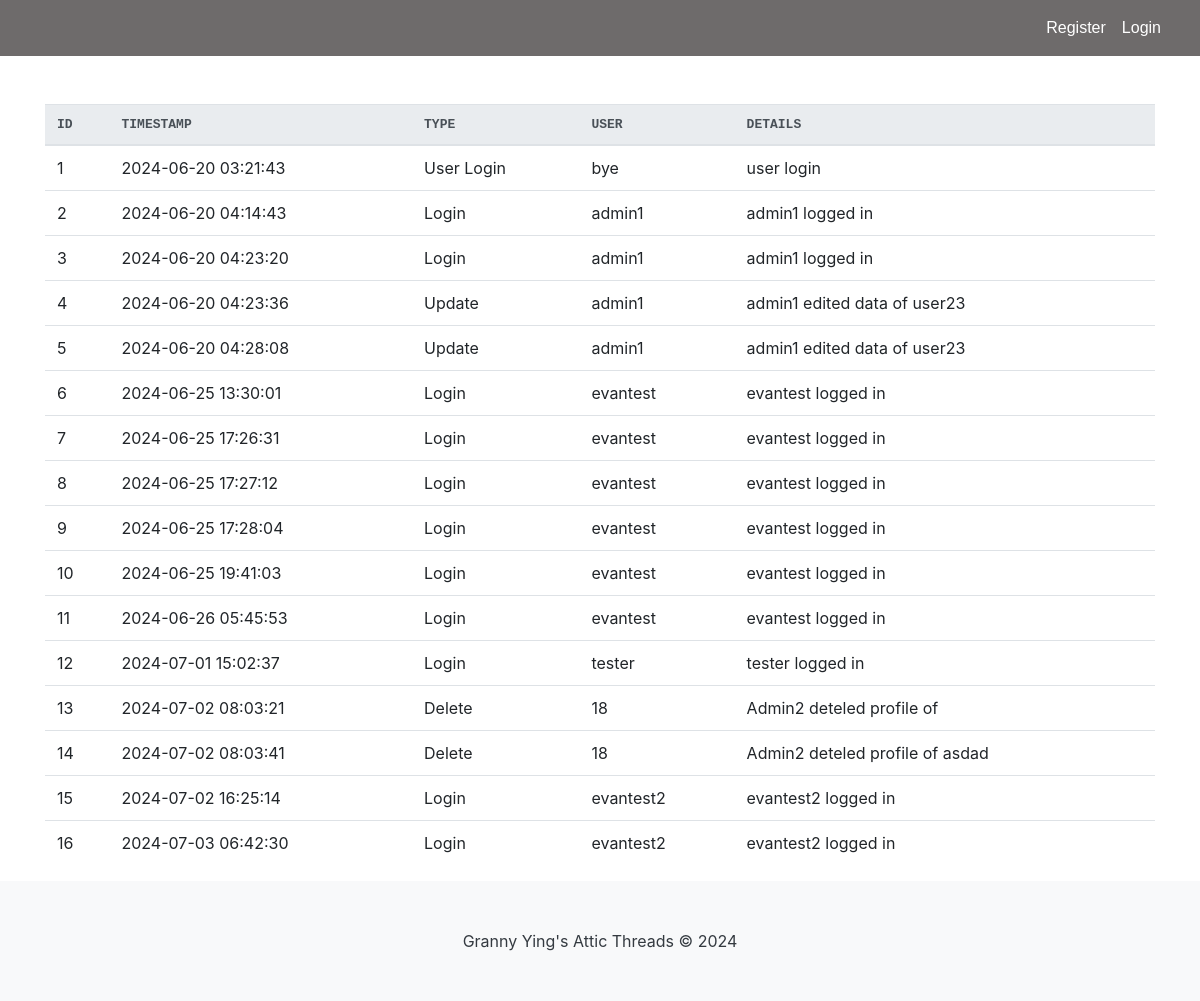
Page /logs on the committed database.
### tables this page shows
CREATE TABLE Logs (
        id INTEGER PRIMARY KEY AUTOINCREMENT,
        timestamp TEXT DEFAULT CURRENT_TIMESTAMP,
        event_type TEXT,
        user_id INTEGER,
        details TEXT
    );

### app.py (the view)
@app.route("/logs")
def logs():
    con = sqlite3.connect("database.db")
    con.row_factory = sqlite3.Row
    cur = con.cursor()
    cur.execute("SELECT * FROM Logs")
    rows = cur.fetchall()
    con.close()
    return render_template("logs.html", rows=rows)

### app.py (called while the page is built)
@app.before_request
def make_session_permanent():
    session.permanent = True
    app.permanent_session_lifetime = timedelta(hours=1)
    session.modified = True

### templates/logs.html (shortened to what this page needs)
<html lang="en">
{% include "header.html" %}
<head>
        {% block content %} -->
    {% include "navbar.html" %}
    <link rel="stylesheet" href="https://stackpath.bootstrapcdn.com/bootstrap/4.3.1/css/bootstrap.min.css">
</head>
<body>
    <div class="container mt-5">
        <table class="table table-hover">
            <thead class="thead-light">
                <tr>
                    <th>ID</th>
                    <th>Timestamp</th>
                    <th>Type</th>
                    <th>User</th>
                    <th>Details</th>
                </tr>
            </thead>
            <tbody>
                {% for row in rows %}
                <tr>
                    <td>{{ row["id"] }}</td>
                    <td>{{ row["timestamp"] }}</td>
                    <td>{{ row["event_type"] }}</td>
                    <td>{{ row["user_id"] }}</td>
                    <td>{{ row["details"] }}</td>
                </tr>
                {% endfor %}
            </tbody>
        </table>
    </div>
    {% include "footer.html" %}
</body>
</html>
{% endblock %}

### templates/header.html (shortened to what this page needs)
<head>
    <link rel="stylesheet" type="text/css" href="{{ url_for('static', filename='css/site.css')}}" />
    <link rel="stylesheet" href="https://cdn.jsdelivr.net/npm/bootstrap@4.1.3/dist/css/bootstrap.min.css">
    <link rel="stylesheet" href="https://cdn.jsdelivr.net/npm/bootstrap-select@1.13.14/dist/css/bootstrap-select.min.css">
</head>

### templates/navbar.html (shortened to what this page needs)
<nav class="navbar navbar-expand-lg">
    <div class="container justify-content-end">
        <ul class="navbar-nav ml-auto">
            {% if 'name' and 'role' in session and session['otp_verified'] %}
            <li class="nav-item">
                <span class="nav-link">Welcome, {{ session['name'] }}</span>
            </li>
            <li class="nav-item">
                <a href="{{ url_for('view_profile') }}" class="nav-link"><i class="fas fa-user"></i> My Profile</a>
            </li>
            {% if session['role'] != 'admin' %}
            <li class="nav-item">
                <a href="{{ url_for('view_cart') }}" class="nav-link">
                    <i class="fas fa-shopping-cart"></i> Cart
                </a>
            </li>
            {% endif %}
            <li class="nav-item">
                <a href="{{ url_for('logout') }}" class="nav-link">Logout</a>
            </li>
            {% else %}
            <li class="nav-item">
                <a href="{{ url_for('register') }}" class="nav-link">Register</a>
            </li>
            <li class="nav-item">
                <a href="{{ url_for('login') }}" class="nav-link">Login</a>
            </li>
            {% endif %}
        </ul>
    </div>
</nav>

### templates/footer.html
<footer class="py-5" style="margin-top: auto; background-color: #f8f9fa;">
   <div class="container text-center">
       <span class="text-dark">Granny Ying's Attic Threads &copy; 2024</span>
   </div>
</footer>

### static/css/site.css (style rules this page uses)
.navbar { background-color: rgb(110, 107, 107); font-size: 1em; font-family: 'Trebuchet MS', 'Lucida Sans Unicode', 'Lucida Grande', 'Lucida Sans', Arial, sans-serif; color: white; padding: 8px 5px; }
.navbar a { text-decoration: none; color: inherit; }
html, body { height: 100%; margin: 0; padding: 0; }
body { display: flex; flex-direction: column; }
footer { background-color: rgb(86, 136, 132); width: 100%; flex-shrink: 0; }

### templates/logs.html (style rules this page uses)
th { font-family: monospace; text-transform: uppercase; }

### rows in the picture
Logs: id "1", timestamp "2024-06-20 03:21:43", event_type "User Login", user_id "bye", details "user login"
Logs: id "2", timestamp "2024-06-20 04:14:43", event_type "Login", user_id "admin1", details "admin1 logged in"
Logs: id "3", timestamp "2024-06-20 04:23:20", event_type "Login", user_id "admin1", details "admin1 logged in"
Logs: id "4", timestamp "2024-06-20 04:23:36", event_type "Update", user_id "admin1", details "admin1 edited data of user23"
Logs: id "5", timestamp "2024-06-20 04:28:08", event_type "Update", user_id "admin1", details "admin1 edited data of user23"
Logs: id "6", timestamp "2024-06-25 13:30:01", event_type "Login", user_id "evantest", details "evantest logged in"
Logs: id "7", timestamp "2024-06-25 17:26:31", event_type "Login", user_id "evantest", details "evantest logged in"
Logs: id "8", timestamp "2024-06-25 17:27:12", event_type "Login", user_id "evantest", details "evantest logged in"
Logs: id "9", timestamp "2024-06-25 17:28:04", event_type "Login", user_id "evantest", details "evantest logged in"
Logs: id "10", timestamp "2024-06-25 19:41:03", event_type "Login", user_id "evantest", details "evantest logged in"
Logs: id "11", timestamp "2024-06-26 05:45:53", event_type "Login", user_id "evantest", details "evantest logged in"
Logs: id "12", timestamp "2024-07-01 15:02:37", event_type "Login", user_id "tester", details "tester logged in"
Logs: id "13", timestamp "2024-07-02 08:03:21", event_type "Delete", user_id "18", details "Admin2 deteled profile of"
Logs: id "14", timestamp "2024-07-02 08:03:41", event_type "Delete", user_id "18", details "Admin2 deteled profile of asdad"
Logs: id "15", timestamp "2024-07-02 16:25:14", event_type "Login", user_id "evantest2", details "evantest2 logged in"
Logs: id "16", timestamp "2024-07-03 06:42:30", event_type "Login", user_id "evantest2", details "evantest2 logged in"
